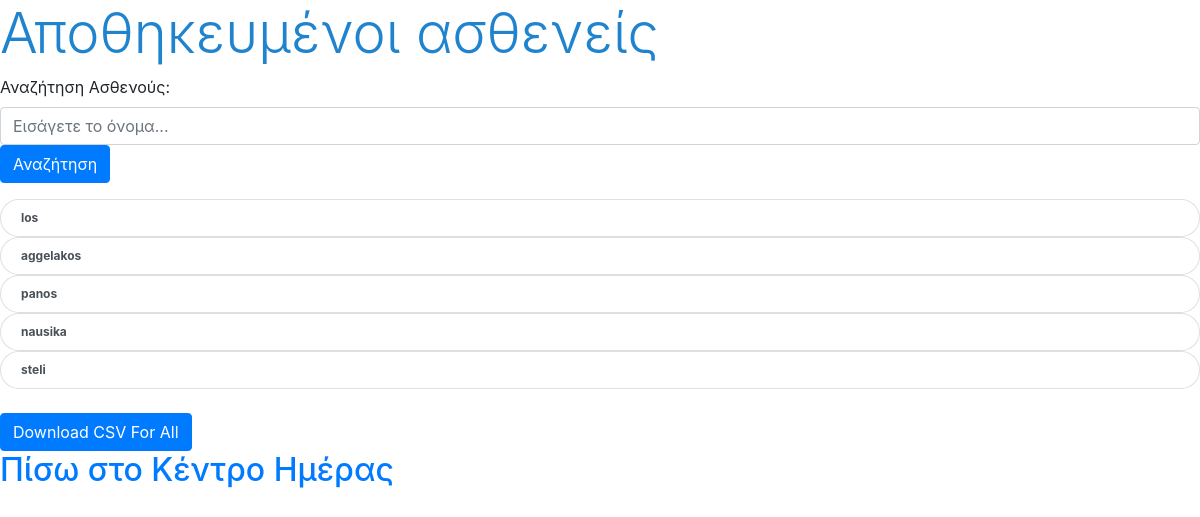
The page /poll/saved_patients/ (signed in) on the database its author committed.
### poll/models.py (models this page shows)
class Patient(models.Model):
    IDENTITY = models.CharField(max_length=10,null=True)
    EDUCCATEGORY = models.CharField(max_length=100,null=True)
    EDUCPATIENT = models.CharField(max_length=100,null=True)
    SEXPATIENT = models.CharField(max_length=100,null=True)
    AGEPATIENT = models.CharField(max_length=10,null=True)
    ECUCCARERCAT = models.CharField(max_length=100,null=True)
    EDUCCARER = models.CharField(max_length=100,null=True)
    SEXCARER = models.CharField(max_length=100,null=True)
    AGECARER = models.CharField(max_length=100,null=True)
    RELATIONSHIPCARER = models.CharField(max_length=100,null=True)
    LIVESIN = models.CharField(max_length=100,null=True)
    kentro = models.CharField(max_length=100,null=True)
    date = models.CharField(max_length=100,null=True)
    NPI = models.CharField(max_length=100,null=True)
    STAGE = models.CharField(max_length=100,null=True)
    IADL = models.CharField(max_length=100,null=True)
    MMSE = models.CharField(max_length=100,null=True)
    DOCTOR = models.ForeignKey(User, on_delete=models.CASCADE,null=True)
    def __str__(self):
        return f"{self.IDENTITY}"

### poll/views.py (the view)
# urls.py: path('saved_patients/',views.saved_patients, name='saved_patients'),
@login_required
def saved_patients(request):
    all_patients = Patient.objects.filter(DOCTOR=request.user)
    context = {
        'patients': all_patients
    }
    return render(request, 'poll/saved_patients.html', context)

### templates/poll/saved_patients.html (shortened to what this page needs)
<!DOCTYPE html>
<html lang="en" dir="ltr">
  <head>
    <link rel="stylesheet" href="https://cdn.jsdelivr.net/npm/bootstrap@4.6.2/dist/css/bootstrap.min.css">
    {% load static %}
    <link rel="stylesheet" type="text/css" href="{% static 'poll/css/style.css' %}">
  </head>
  <body class="">
    <h1 class="display-4" style="color:#2083CE;">Αποθηκευμένοι ασθενείς</h1>
    <div class="mb-3">
      <form class="" action="{% url 'poll:search_patients' %}" method="get">
        <label for="searchInput" class="form-label">Αναζήτηση Ασθενούς:</label>
        <input type="text" name="IDENTITY" class="form-control" id="searchInput" placeholder="Εισάγετε το όνομα...">
        <button type="submit" class="btn btn-primary">Αναζήτηση</button>
      </form>
    </div>
    <div class="">
      {% for patient in patients %}
      <ol class="list-group">
        <a class="text-dark" href="{% url 'poll:patient_choices' %}?id={{ patient.id }}">
          <li class="list-group-item list-group-item-action badge rounded-pill">
              {{ patient }}
            </li>
        </a>
      </ol>
    </div>
    {% endfor %}
    <br>
    <a href="{% url 'poll:download_all' %}" class="btn btn-primary" download>
      Download CSV For All
    </a>
      <h2><a href="{% url 'index' %}">Πίσω στο Κέντρο Ημέρας</a></h2>
  </body>
</html>

### rows shown on the page
Patient: IDENTITY "los"
Patient: IDENTITY "aggelakos"
Patient: IDENTITY "panos"
Patient: IDENTITY "nausika"
Patient: IDENTITY "steli"
